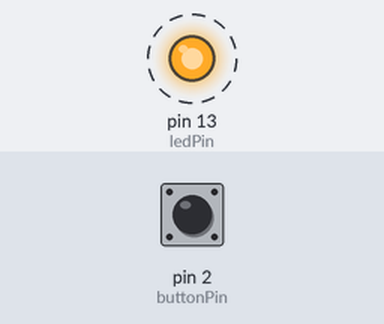
The sketch below on a simulated Arduino Uno, built with avr-gcc and run on an emulated ATmega328P. Parts: output pins drawn as LEDs (lit = HIGH). Dashed ring = blinking. The inputs (shaded band) are chosen by the test bench; at power-on: pin 2 (buttonPin) HIGH.

Above: at 1.3 s.
1.7 s: pin 2 (buttonPin) pulled LOW for 0.5 s
At 2.4 s:
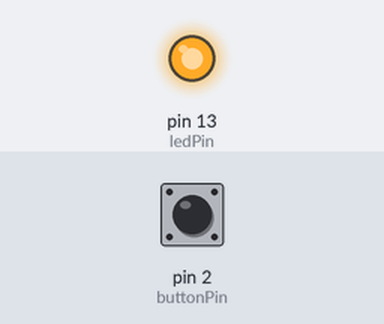
At 2.9 s:
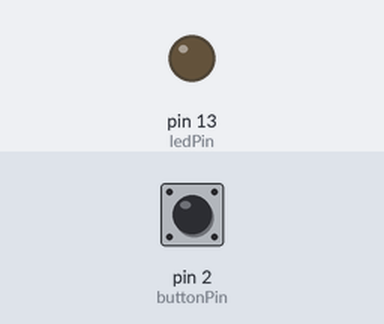
Timing chart, 0 to 10.7 s (numbered marks = the images above; inputs shaded):
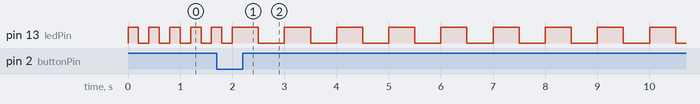

The sketch:

speed_control.ino
```cpp
int ledPin = 13;
int buttonPin = 2;

int speeds[] = {200, 500, 1000};
int index = 0;

bool lastbuttonstate = HIGH;

void setup() {
  pinMode(ledPin, OUTPUT);
  pinMode(buttonPin, INPUT_PULLUP);
}

void loop() {
  bool buttonstate = digitalRead(buttonPin);

  if (lastbuttonstate == HIGH && buttonstate == LOW) {
    index++;
    if (index > 2) index = 0;
  }

  lastbuttonstate = buttonstate;

  digitalWrite(ledPin, HIGH);
  delay(speeds[index]);
  digitalWrite(ledPin, LOW);
  delay(speeds[index]);
}
```

Measured:
- by itself, pin 13 (ledPin): repeats every 1.0 s: HIGH 0.50 s, LOW 0.50 s
